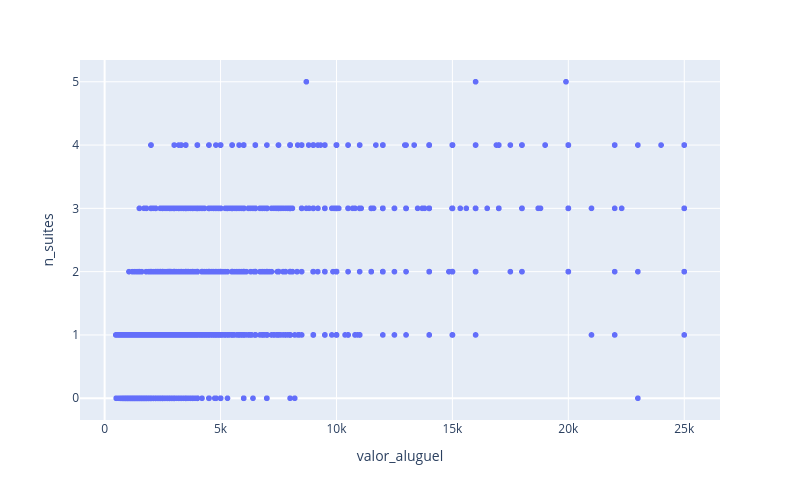

Here is the notebook cell this chart was saved with:
### Code cell
fig = px.scatter(
    df,
    x='valor_aluguel',
    y='n_suites',
    title=''
)
fig.update_layout(width=800, height=500)

fig.show()
#os dados indicam que aluguéis sem suites tendem a ser mais baratos, com uma suite adquirem uma distribuição maior. Entretanto, acima de uma
# a relação entre número de vagas e valor do aluguel se torna menos evidente. Talvez porque a preferência por um quarto com banheiro seja grande, mas apenas um já supra a necessidade dos integrantes do banco de dados.

### Figure 1 — Plotly figure (JSON) as saved in the notebook; plotly's stock layout.template omitted (floating-point values rounded to 4 significant figures; data arrays with more than 128 entries replaced by an {"elided": "..."} marker saying what was removed)
{"data": [{"hovertemplate": "valor_aluguel=%{x}<br>n_suites=%{y}<extra></extra>", "legendgroup": "", "marker": {"color": "#636efa", "symbol": "circle"}, "mode": "markers", "name": "", "showlegend": false, "type": "scattergl", "x": {"elided": "6605 int values"}, "xaxis": "x", "y": {"elided": "6605 int values"}, "yaxis": "y"}], "layout": {"height": 500, "legend": {"tracegroupgap": 0}, "margin": {"t": 60}, "width": 800, "xaxis": {"anchor": "y", "domain": [0, 1], "title": {"text": "valor_aluguel"}}, "yaxis": {"anchor": "x", "domain": [0, 1], "title": {"text": "n_suites"}}}}
